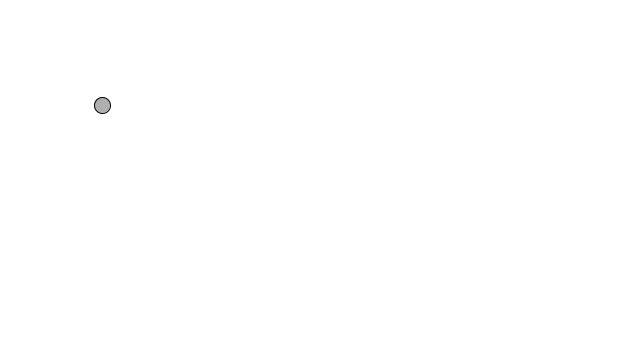
Frame 1 (no input)
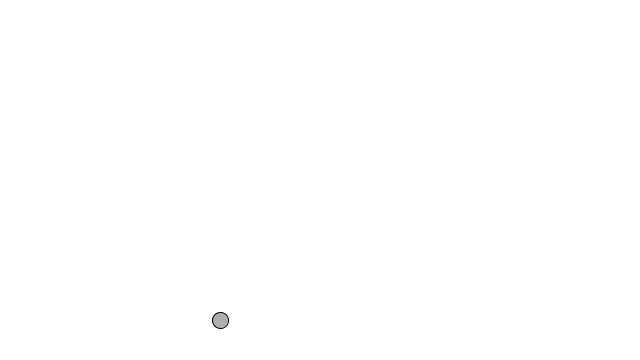
Frame 60 (the mouse pressed at the canvas centre just before this capture)
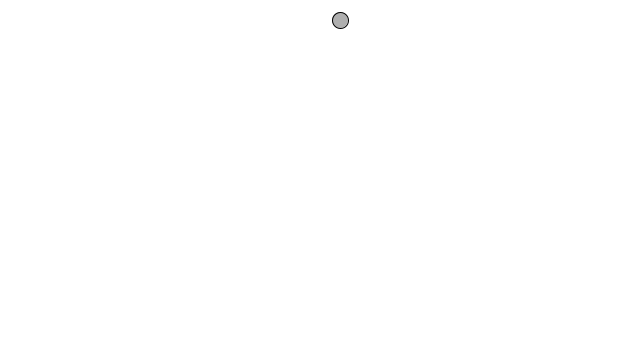
Frame 120 (the mouse held since frame 60 and released just before this capture)

The Processing sketch that drew these frames (run headless with seeded random() and noise(); from frame 60 on, the mouse is pressed at the canvas centre):

// Processing sketch: c7_bouncing_vector
// ── c7_bouncing_vector.pde
/* 
https://processing.org/tutorials/pvector/
turn this into Mover class and object
with functions like:

mover.update();
mover.checkEdges();
mover.display(); 
*/


PVector location;
PVector velocity;

void setup() 
{
  size(640,360);
  background(255);
  location = new PVector(100,100);
  velocity = new PVector(2, 5);
}

void draw() 
{
  background(255);

  // Move the ball according to its speed.
  location.add(velocity);
  
  // Check for bouncing.
  if ((location.x > width) || (location.x < 0)) {
    velocity.x = velocity.x * -1;
  }
  // todo 1: add y-axis implementation
  if ((location.y >= height) || (location.y < 0)) {
    velocity.y = velocity.y * -1;
  }

  stroke(0);
  fill(175);
  // Display the ball at the location (x,y).
  ellipse(location.x, location.y, 16,16);
}

// ── Mover.pde
class Mover 
{
  PVector location;
  PVector velocity;

  Mover() 
  {
    location = new PVector(100, 100);
    velocity = new PVector(2, 5);
  }

  void update() 
  {
    location.add(velocity);
  }

  void display() 
  {
    stroke(0);
    fill(175);
    ellipse(location.x, location.y, 16, 16);
  }

  void checkEdges() {

    if (location.x > width || location.x < 0) {
      velocity.x *= -1;
    }
    
    if (location.y > height || location.y < 0) {
      velocity.y *= -1;
    }

  }

}
